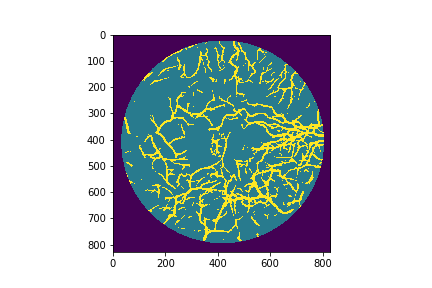

Generate this figure with Python:
#!/usr/bin/env python3
# -*- coding: utf-8 -*-
"""
Dec  3
@author: j. sims
"""

import imageio
import numpy as np
import cv2
import matplotlib.pyplot as plt

eye = imageio.imread('./cosfire_validation.png')
plt.imshow(eye)
plt.show()

#Remove red channel (0)
eye = eye[:,:,1:4]
plt.imshow(eye)
plt.show()

eye = cv2.medianBlur(eye,5)
# Need grayscale image for Hough
gray = cv2.cvtColor(eye, cv2.COLOR_BGR2GRAY)
#cimg = cv2.cvtColor(img,cv2.COLOR_GRAY2BGR)

#minRadius adjusted to eliminate many circle which have smaller radius.
# Param has to be kept high to eliminate poor quality circles
#I found that the number 1 detection is the required circle (i.e. it is
# a strong detection), here at x=416.5, y=409.5, radius = 385.5
# Of course, the centre should be close to the centre of the image.
#Unfortunately, the algorithm has no way of setting a range for x and y.

circles = cv2.HoughCircles(gray,cv2.HOUGH_GRADIENT,1,20,
                            param1=30,param2=60,minRadius=200,maxRadius=700)

#Get first value returned from accumulator
circle = circles[0][0]
circle[2] = circle[2] - 20

r,c = np.shape(gray)
U,V = np.meshgrid(np.arange(0,c),np.arange(0,r))
mask = ( (U-circle[0])**2 + (V-circle[1])**2 < circle[2]**2)

gray2 = gray * mask

fig = plt.figure()
ax = plt.subplot(111)
ax.imshow(gray2)
fig.savefig('./HoughEye.png')
